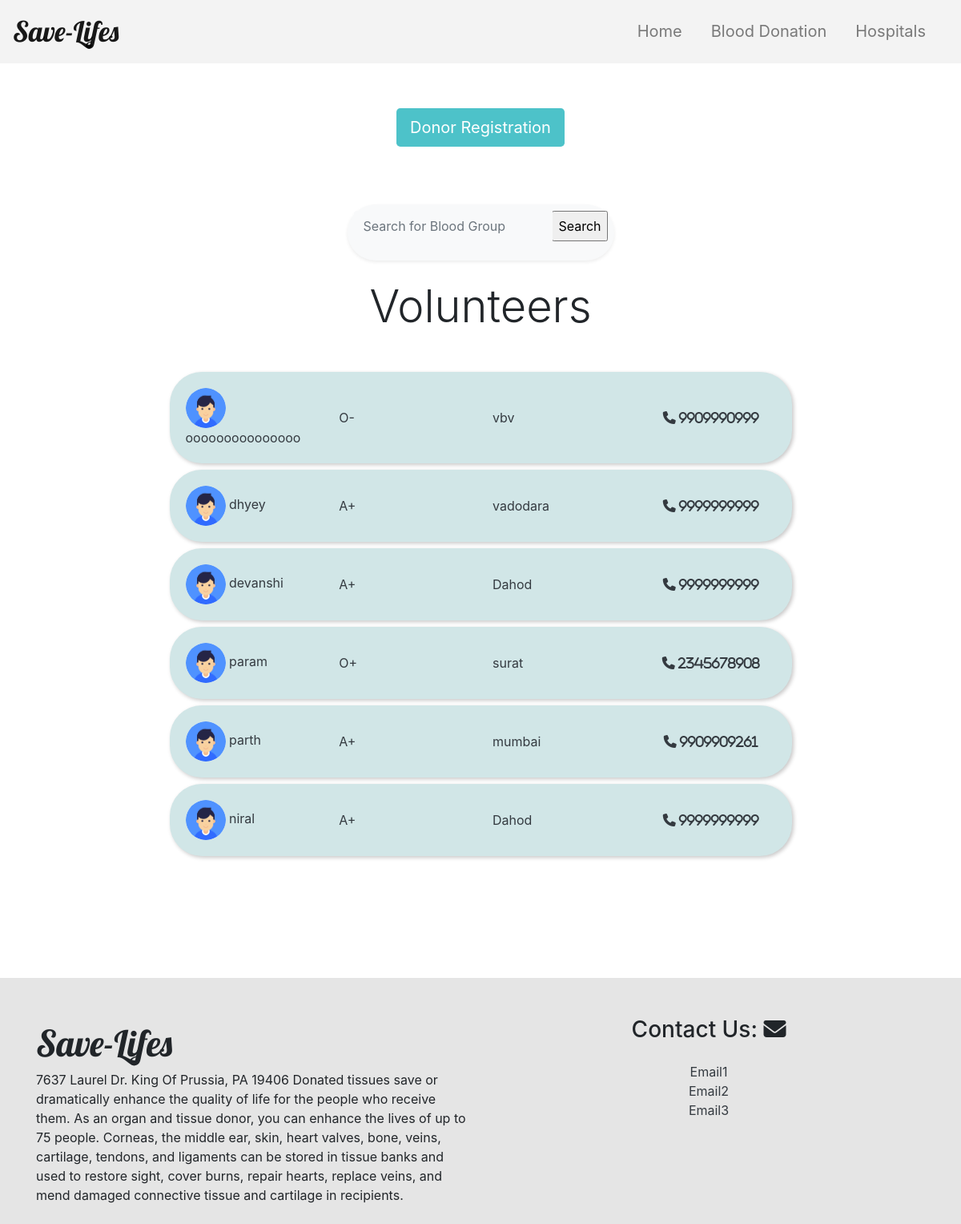
Page /Blood_Donation/Volunteer/ on the committed database.
### blood_donation/models.py (models this page shows)
class Volunteer(models.Model):
    volunteer_email=models.CharField(max_length=50,primary_key=True,help_text ='write your email')
    volunteer_name=models.CharField(max_length=30)
    volunteer_city=models.CharField(max_length=20)
    volunteer_mobile_no=models.CharField(max_length=10)
    volunteer_bloodGroup=models.CharField(max_length=10,default=None)
    volunteer_gender=models.CharField(max_length=10,default=None)

### blood_donation/views.py (the view)
# urls.py: url('Volunteer/',VolunteerPage),
def VolunteerPage(request):
    volunteers=Volunteer.objects.all()
    return render(request, 'volunteer.html',  {'volunteers':volunteers})

### blood_donation/templates/volunteer.html (shortened to what this page needs)
<html>
<head>
    {% load static %}
    <link rel="stylesheet" type="text/css" href="{% static 'css/style3.css' %}">
    <link rel="stylesheet" href="https://stackpath.bootstrapcdn.com/bootstrap/4.4.1/css/bootstrap.min.css">
</head>
<body>
    <nav class="navbar navbar-expand-lg navbar-light sticky-top" style="background-color: rgb(243, 243, 243);">
        <a class="navbar-brand" href="#" style="font-size: 35px;">Save-Lifes</a>
        <div class="collapse navbar-collapse justify-content-end" id="navbarNavAltMarkup">
            <div class="navbar-nav" style="font-size: 20px;">
                <a class="nav-item nav-link" href="/Home/Homepage">Home</a>
                <a class="nav-item nav-link" href="/Blood_Donation/BloodDonationHome">Blood Donation<span class="sr-only">(current)</span></a>
                <a class="nav-item nav-link" href="/Hospital/Mainpage">Hospitals</a>
            </div>
        </div>
    </nav>
    <div class="container">
        <div class="text-center align-items-center py-5 my-2 mb-4">
            <a id="volbtn2" class="btn text-center btn-lg " data-toggle="modal" data-target="#donorModal" style="margin:auto;">Donor Registration</a>
        </div>
        <div class="p-2 bg-light rounded-pill shadow-sm my-4" style="width:30%;margin: auto;">
            <form action="/Blood_Donation/searchBloodGroup/" method="GET" value="{{request.GET.q}}">
                <div class="input-group">
                    <input id="search" type="text" name="q" value="{{request.GET.q}}" placeholder="Search for Blood Group" aria-describedby="button-addon1" class="form-control border-0 bg-light" style="box-shadow: none;">
                    <div class="input-group-append">
                        <input type="submit" name="submit" value="Search" />
                    </div>
                </div>
            </form>
        </div>
         {% if volunteers %}
        <h2 class="mb-5 text-center display-4">Volunteers</h2>
        {% endif %} {% for vol in volunteers%}
        <div class="card my-2 text-dark biLeft " style="background:rgb(209, 230, 231) ;width: 70%; margin: auto;border-radius: 40px;  box-shadow: 2px 2px 5px .1px rgb(201, 200, 200);border:none">
            <div class="card-body">
                <div class="row">
                    <div class="col">
                        <img src="{% static 'images/user.png' %}" alt="Avatar" style="width:50px; border-radius: 50%;"> {{vol.volunteer_name}}
                    </div>
                    <div class="col">
                        {{vol.volunteer_bloodGroup}}
                    </div>
                    <div class="col">
                        {{vol.volunteer_city}}
                    </div>
                    <div class="col text-center">
                        <i class="fa fa-phone" aria-hidden="true"> {{vol.volunteer_mobile_no}}</i>
                    </div>
                </div>
            </div>
        </div>
        {% endfor%}
        <br>
        <br>
        <br>
        <br>
        <br>
        <br>
    </div>
    <footer class="pt-5 pb-2 " style="background-color: rgba(0, 0, 0, 0.1) ">
        <div class="container ">
            <div class="row ">
                <div class="col-lg-6 col-md-12 mb-4 mb-md-0 ">
                    <div class="logo-part ">
                        <a class="w-50 logo-footer " style=" font-family: 'Lobster', cursive; font-size: 45px; "> Save-Lifes</a>
                        <p>7637 Laurel Dr. King Of Prussia, PA 19406 Donated tissues save or dramatically enhance the quality of life for the people who receive them. As an organ and tissue donor, you can enhance the lives of up to 75 people. Corneas, the
                            middle ear, skin, heart valves, bone, veins, cartilage, tendons, and ligaments can be stored in tissue banks and used to restore sight, cover burns, repair hearts, replace veins, and mend damaged connective tissue and cartilage
                            in recipients.
                        </p>
                    </div>
                </div>
                <div class="col-lg-6 col-md-12 mb-4 mb-md-0 text-center ">
                    <h3 class="text mb-4 ">Contact Us: <i class="fa fa-envelope " aria-hidden="true "></i>
                    </h3>
                    <ul class="list-unstyled ">
                        <li>
                            <a href="#! " class="text-dark ">Email1</a>
                        </li>
                        <li>
                            <a href="#! " class="text-dark ">Email2</a>
                        </li>
                        <li>
                            <a href="#! " class="text-dark ">Email3</a>
                        </li>
                    </ul>
                </div>
            </div>
        </div>
    </footer>
</body>

### blood_donation/static/css/style3.css (style rules this page uses)
.navbar-brand { font-family: 'Lobster', cursive; font-size: 30px; }
.navbar-nav a:after, .navbar-nav a:before { transition: all .5s; }
.navbar-nav a { position: relative; margin-right: 20px; }
.navbar-nav a:after { position: absolute; bottom: 0; left: 0; right: 0; margin: auto; width: 0%; content: '.'; color: transparent; background: #aaa; height: 1px; }
div.card { box-shadow: 7px 6px 8px -1px rgba(163, 163, 163, 0.71); border-radius: 20px; background-color: rgb(209, 230, 231); border: none; }
a#volbtn2 { background-color: rgb(77, 194, 201); color: white; }
div.p-2 input[type=text] { box-shadow: 2px 2px 8px 1px rgb(0, 0, 0); }
.col { margin: auto; }
.biLeft { animation: bounce-in-left 1s both; animation-delay: 0s; }

### rows in the picture
Volunteer: volunteer_name "ooooooooooooooo", volunteer_bloodGroup "O-", volunteer_city "vbv", volunteer_mobile_no "9909990999"
Volunteer: volunteer_name "dhyey", volunteer_bloodGroup "A+", volunteer_city "vadodara", volunteer_mobile_no "9999999999"
Volunteer: volunteer_name "devanshi", volunteer_bloodGroup "A+", volunteer_city "Dahod", volunteer_mobile_no "9999999999"
Volunteer: volunteer_name "param", volunteer_bloodGroup "O+", volunteer_city "surat", volunteer_mobile_no "2345678908"
Volunteer: volunteer_name "parth", volunteer_bloodGroup "A+", volunteer_city "mumbai", volunteer_mobile_no "9909909261"
Volunteer: volunteer_name "niral", volunteer_bloodGroup "A+", volunteer_city "Dahod", volunteer_mobile_no "9999999999"
